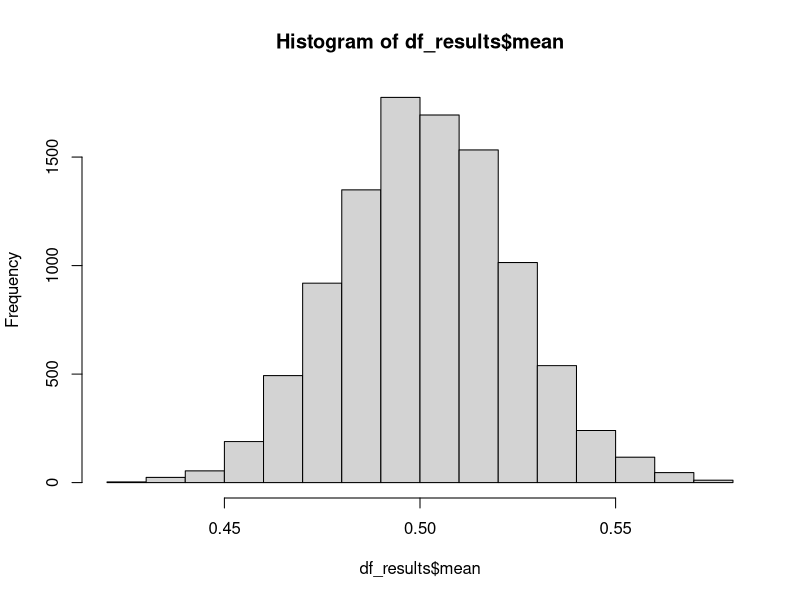
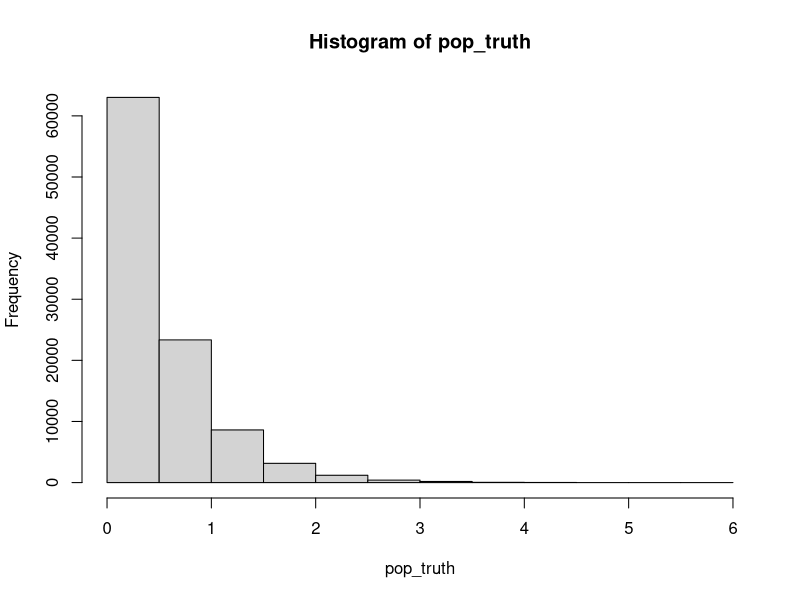

Write R code to recreate these figures, in order.
#lab 3 - Programming 

#Q - 1
set.seed(1)

#Q - 2
pop_truth <- rexp(n = 100000, rate = 2)

#Q - 3
round(mean(pop_truth),digits = 2)

#Q - 4
set.seed(1)
sample_pop <- sample(pop_truth,5000)

#Q - 5
sample_stats <- function(data){
  
  mean_value <- mean(data)
  std_value <- sd(data)
  
  ans_list <- list(mean_value,std_value)
  
  return(ans_list)

}

#Q - 6
ans <- sample_stats(pop_truth)
round(ans[[1]],2)

#Q - 7

set.seed(1)
sequence <- seq(1,10000)

for(i in 1:length(sequence)){
  
  print(paste0("Currently on iteration: ", i))
  
  
  if(i==1){
    x <- c("mean", "stddev", "iteration")
    df_results <- data.frame(matrix(ncol = 3, nrow = 0))
    colnames(df_results) <- x
  }
  
  sample_pop <- sample(pop_truth,500)
  metrics <- sample_stats(sample_pop)
  metrics <- append(metrics, i)
  
  df_results[nrow(df_results) + 1,] <- metrics
  
}

#Q - 8
round(mean(df_results$mean),2)

#Q - 9
percentiles  <- quantile(df_results$mean, probs=c(0.05, 0.95))
round(percentiles[1],2)

#Q - 10
hist(df_results$mean)
hist(pop_truth)
